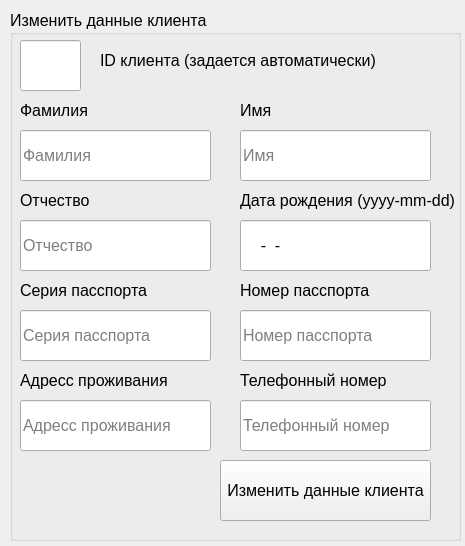
<?xml version="1.0" encoding="UTF-8"?>
<ui version="4.0">
 <class>MainWindow</class>
 <widget class="QMainWindow" name="MainWindow">
  <property name="geometry">
   <rect>
    <x>0</x>
    <y>0</y>
    <width>465</width>
    <height>546</height>
   </rect>
  </property>
  <property name="windowTitle">
   <string>Изменить данные клиента</string>
  </property>
  <property name="toolButtonStyle">
   <enum>Qt::ToolButtonFollowStyle</enum>
  </property>
  <widget class="QWidget" name="centralwidget">
   <widget class="QGroupBox" name="groupBox">
    <property name="geometry">
     <rect>
      <x>10</x>
      <y>10</y>
      <width>451</width>
      <height>531</height>
     </rect>
    </property>
    <property name="font">
     <font>
      <pointsize>12</pointsize>
     </font>
    </property>
    <property name="title">
     <string>Изменить данные клиента</string>
    </property>
    <widget class="QLineEdit" name="lineEdit">
     <property name="geometry">
      <rect>
       <x>10</x>
       <y>30</y>
       <width>61</width>
       <height>51</height>
      </rect>
     </property>
     <property name="font">
      <font>
       <pointsize>12</pointsize>
      </font>
     </property>
     <property name="dragEnabled">
      <bool>false</bool>
     </property>
     <property name="readOnly">
      <bool>true</bool>
     </property>
     <property name="placeholderText">
      <string/>
     </property>
    </widget>
    <widget class="QLabel" name="label">
     <property name="geometry">
      <rect>
       <x>90</x>
       <y>40</y>
       <width>291</width>
       <height>21</height>
      </rect>
     </property>
     <property name="font">
      <font>
       <pointsize>12</pointsize>
      </font>
     </property>
     <property name="text">
      <string>ID клиента (задается автоматически)</string>
     </property>
    </widget>
    <widget class="QLineEdit" name="lineEdit_2">
     <property name="geometry">
      <rect>
       <x>10</x>
       <y>120</y>
       <width>191</width>
       <height>51</height>
      </rect>
     </property>
     <property name="font">
      <font>
       <pointsize>12</pointsize>
      </font>
     </property>
     <property name="placeholderText">
      <string>Фамилия</string>
     </property>
    </widget>
    <widget class="QLineEdit" name="lineEdit_3">
     <property name="geometry">
      <rect>
       <x>230</x>
       <y>120</y>
       <width>191</width>
       <height>51</height>
      </rect>
     </property>
     <property name="font">
      <font>
       <pointsize>12</pointsize>
      </font>
     </property>
     <property name="placeholderText">
      <string>Имя</string>
     </property>
    </widget>
    <widget class="QLineEdit" name="lineEdit_4">
     <property name="geometry">
      <rect>
       <x>10</x>
       <y>210</y>
       <width>191</width>
       <height>51</height>
      </rect>
     </property>
     <property name="font">
      <font>
       <pointsize>12</pointsize>
      </font>
     </property>
     <property name="placeholderText">
      <string>Отчество</string>
     </property>
    </widget>
    <widget class="QLineEdit" name="lineEdit_5">
     <property name="geometry">
      <rect>
       <x>230</x>
       <y>210</y>
       <width>191</width>
       <height>51</height>
      </rect>
     </property>
     <property name="font">
      <font>
       <pointsize>12</pointsize>
      </font>
     </property>
     <property name="inputMask">
      <string>0000-00-00</string>
     </property>
     <property name="placeholderText">
      <string>Дата рождения</string>
     </property>
    </widget>
    <widget class="QLineEdit" name="lineEdit_6">
     <property name="geometry">
      <rect>
       <x>10</x>
       <y>300</y>
       <width>191</width>
       <height>51</height>
      </rect>
     </property>
     <property name="font">
      <font>
       <pointsize>12</pointsize>
      </font>
     </property>
     <property name="placeholderText">
      <string>Серия пасспорта</string>
     </property>
    </widget>
    <widget class="QLineEdit" name="lineEdit_7">
     <property name="geometry">
      <rect>
       <x>230</x>
       <y>300</y>
       <width>191</width>
       <height>51</height>
      </rect>
     </property>
     <property name="font">
      <font>
       <pointsize>12</pointsize>
      </font>
     </property>
     <property name="placeholderText">
      <string>Номер пасспорта</string>
     </property>
    </widget>
    <widget class="QLineEdit" name="lineEdit_8">
     <property name="geometry">
      <rect>
       <x>10</x>
       <y>390</y>
       <width>191</width>
       <height>51</height>
      </rect>
     </property>
     <property name="font">
      <font>
       <pointsize>12</pointsize>
      </font>
     </property>
     <property name="placeholderText">
      <string>Адресс проживания</string>
     </property>
    </widget>
    <widget class="QLineEdit" name="lineEdit_9">
     <property name="geometry">
      <rect>
       <x>230</x>
       <y>390</y>
       <width>191</width>
       <height>51</height>
      </rect>
     </property>
     <property name="font">
      <font>
       <pointsize>12</pointsize>
      </font>
     </property>
     <property name="placeholderText">
      <string>Телефонный номер</string>
     </property>
    </widget>
    <widget class="QLabel" name="label_2">
     <property name="geometry">
      <rect>
       <x>10</x>
       <y>90</y>
       <width>71</width>
       <height>21</height>
      </rect>
     </property>
     <property name="font">
      <font>
       <pointsize>12</pointsize>
      </font>
     </property>
     <property name="text">
      <string>Фамилия</string>
     </property>
    </widget>
    <widget class="QLabel" name="label_3">
     <property name="geometry">
      <rect>
       <x>230</x>
       <y>90</y>
       <width>71</width>
       <height>21</height>
      </rect>
     </property>
     <property name="font">
      <font>
       <pointsize>12</pointsize>
      </font>
     </property>
     <property name="text">
      <string>Имя</string>
     </property>
    </widget>
    <widget class="QLabel" name="label_4">
     <property name="geometry">
      <rect>
       <x>10</x>
       <y>180</y>
       <width>71</width>
       <height>21</height>
      </rect>
     </property>
     <property name="font">
      <font>
       <pointsize>12</pointsize>
      </font>
     </property>
     <property name="text">
      <string>Отчество</string>
     </property>
    </widget>
    <widget class="QLabel" name="label_5">
     <property name="geometry">
      <rect>
       <x>230</x>
       <y>180</y>
       <width>231</width>
       <height>21</height>
      </rect>
     </property>
     <property name="font">
      <font>
       <pointsize>12</pointsize>
      </font>
     </property>
     <property name="text">
      <string>Дата рождения (yyyy-mm-dd)</string>
     </property>
    </widget>
    <widget class="QLabel" name="label_6">
     <property name="geometry">
      <rect>
       <x>10</x>
       <y>270</y>
       <width>161</width>
       <height>21</height>
      </rect>
     </property>
     <property name="font">
      <font>
       <pointsize>12</pointsize>
      </font>
     </property>
     <property name="text">
      <string>Серия пасспорта</string>
     </property>
    </widget>
    <widget class="QLabel" name="label_7">
     <property name="geometry">
      <rect>
       <x>230</x>
       <y>270</y>
       <width>151</width>
       <height>21</height>
      </rect>
     </property>
     <property name="font">
      <font>
       <pointsize>12</pointsize>
      </font>
     </property>
     <property name="text">
      <string>Номер пасспорта</string>
     </property>
    </widget>
    <widget class="QLabel" name="label_8">
     <property name="geometry">
      <rect>
       <x>10</x>
       <y>360</y>
       <width>171</width>
       <height>21</height>
      </rect>
     </property>
     <property name="font">
      <font>
       <pointsize>12</pointsize>
      </font>
     </property>
     <property name="text">
      <string>Адресс проживания</string>
     </property>
    </widget>
    <widget class="QLabel" name="label_9">
     <property name="geometry">
      <rect>
       <x>230</x>
       <y>360</y>
       <width>161</width>
       <height>21</height>
      </rect>
     </property>
     <property name="font">
      <font>
       <pointsize>12</pointsize>
      </font>
     </property>
     <property name="text">
      <string>Телефонный номер</string>
     </property>
    </widget>
    <widget class="QPushButton" name="Add_client_f">
     <property name="geometry">
      <rect>
       <x>210</x>
       <y>450</y>
       <width>211</width>
       <height>61</height>
      </rect>
     </property>
     <property name="font">
      <font>
       <pointsize>12</pointsize>
      </font>
     </property>
     <property name="text">
      <string>Изменить данные клиента</string>
     </property>
    </widget>
   </widget>
  </widget>
 </widget>
 <resources/>
 <connections/>
</ui>
